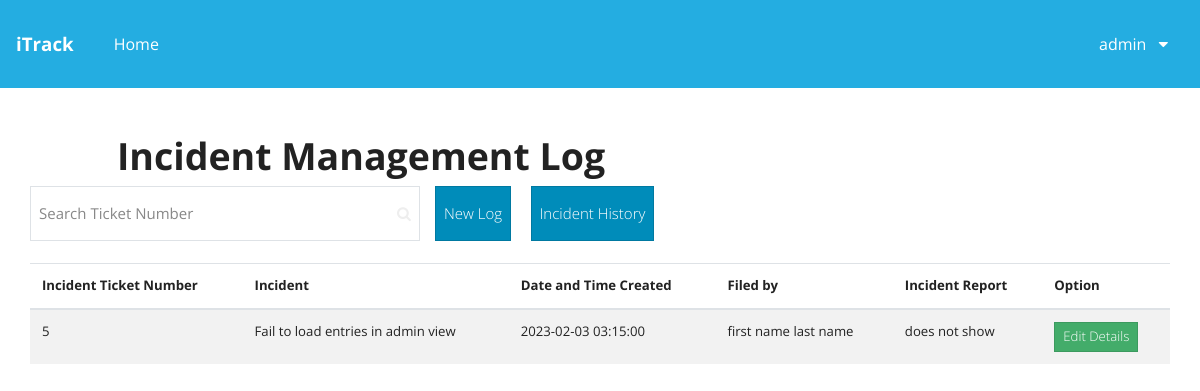
The page /itrackfinal/incidentMgmt.php (signed in) on the database its author committed.
### tables this page shows
CREATE TABLE `incident_mgmt` (
  `incidentTicket` int(11) NOT NULL,
  `incident` varchar(300) NOT NULL,
  `date_time` datetime NOT NULL,
  `incidentInv` varchar(300) NOT NULL,
  `incidentReport` longtext NOT NULL,
  `incidentCategory` varchar(100) NOT NULL,
  `incidentPriority` varchar(100) NOT NULL,
  `incidentDesc` varchar(300) NOT NULL,
  `is_closed` tinyint(1) NOT NULL,
  `is_archived` tinyint(1) NOT NULL,
  `resolved_at` datetime NOT NULL,
  `closed_by` varchar(11) NOT NULL
);

CREATE TABLE `users` (
  `isAdmin` tinyint(1) NOT NULL,
  `idUsers` int(11) NOT NULL,
  `fnameUser` varchar(256) NOT NULL,
  `mnameUser` varchar(256) NOT NULL,
  `lnameUser` varchar(256) NOT NULL,
  `uidUsers` varchar(256) NOT NULL,
  `pwdUsers` varchar(256) NOT NULL,
  `isDeleted` tinyint(1) NOT NULL
);

### itrackfinal/incidentMgmt.php (the view, shortened to what this page needs)
<?php
    $id = $_SESSION['userId'];
    include 'includes/dbh.inc.php';
    if($_SESSION['type'] == 'itms'){
        $sql = "SELECT * from incident_mgmt join users on incidentInv = idUsers where is_closed = 0";
    }else{
        $sql = "SELECT * from incident_mgmt join users on incidentInv = idUsers where is_closed = 0 and idUsers = $id";
    }
    $result = $conn->query($sql);
	require "adminheader.php";
?>
<!DOCTYPE html>
<html lang="en">
<link rel="stylesheet" href="assets/css/style.css">
    <link href="//maxcdn.bootstrapcdn.com/font-awesome/4.7.0/css/font-awesome.min.css" rel="stylesheet">
<body>
 <br>
	 <br>
	 <h1 class="loginheader" align="left">&nbsp;&nbsp;&nbsp;&nbsp;&nbsp;&nbsp;&nbsp;&nbsp;&nbsp;&nbsp;&nbsp;&nbsp;Incident Management Log</h1>
	 <div class="container">
        <div class="row">
            <div class="col-md-4">
                <div class="input-group">
                    <input id="search" class="form-control py-2 border-right-0 border" type="text" placeholder="Search Ticket Number" class=form-control>
                    <span class="input-group-append">
                        <button class="btn btn-outline-secondary border-left-0 border" type="button">
                            <i class="fa fa-search"></i>
                        </button>
                    </span>
                </div>
            </div>
<button  type="newlog" id="newlog" class="btn btn-primary" formation="/homeitrack.php">
	<a href= "addIncident.php" style="color:white;text-decoration:none"> New Log</a>
                           </button>
&nbsp; &nbsp; &nbsp; <button  type="incidenthistory" id="incidenthistory" class="btn btn-primary" formation="/homeitrack.php">
	<a href= "incidenthistory.php" style="color:white;text-decoration:none"> Incident History</a>
                           </button>
        </div>
<br>
        <div class="row">
            <div class="container">
                <table class="table table-striped" valign="middle">
                <thead>
                    <th>Incident Ticket Number</th>
                    <th>Incident</th>
                    <th>Date and Time Created</th>
                    <th>Filed by</th>
                    <th>Incident Report</th>
                    <th>Option</th>
                </thead>
                <tbody id="table-body">
                    <?php
                        if($conn->affected_rows == 0){
                    ?>
                        <tr>
                            <td>No Data</td>
                        </tr>
                    <?php }else {
                        while($row = $result->fetch_array()){
                            $report = $row['incidentReport'];
                            $id = $row['incidentTicket'];
                            $report = (strlen($report) > 20) ? substr($report, 0, 20) . '...' : $report;
                            $userName = $row['fnameUser'].' '.$row['lnameUser'];
                            echo '<tr>';
                            echo '<td>'.$row['incidentTicket'].'</td>';
                            echo '<td>'.$row['incident'].'</td>';
                            echo '<td>'.$row['date_time'].'</td>';
                            echo "<td>$userName</td>";
                            echo "<td>$report</td>";
                            if($_SESSION['type'] == 'itms'){
                                echo "<td><a class='btn btn-success btn-sm' href='itmsview_incidentmgmt.php?id=$id'>Edit Details</a></td>";
                            }else{
                                echo "<td><a class='btn btn-success btn-sm' href='userview_incidentmgmt.php?id=$id'>Edit Details</a></td>";
                            }
                            echo '</tr>';
                        }
                    } ?>
                </tbody>
            </table>
</body>
</html>

### itrackfinal/assets/css/style.css (style rules this page uses)
.btn { display: inline-flex; align-items: center; }
.loginheader { font-weight: bold; }
*, *:before, *:after { box-sizing: inherit; }

### rows shown on the page
incident_mgmt: incidentTicket "5", incident "Fail to load entries in admin view", date_time "2023-02-03 03:15:00", users.fnameUser+lnameUser "first name last name", incidentReport "does not show"

### other values the page prints
$_SESSION['userUid'] "admin"
